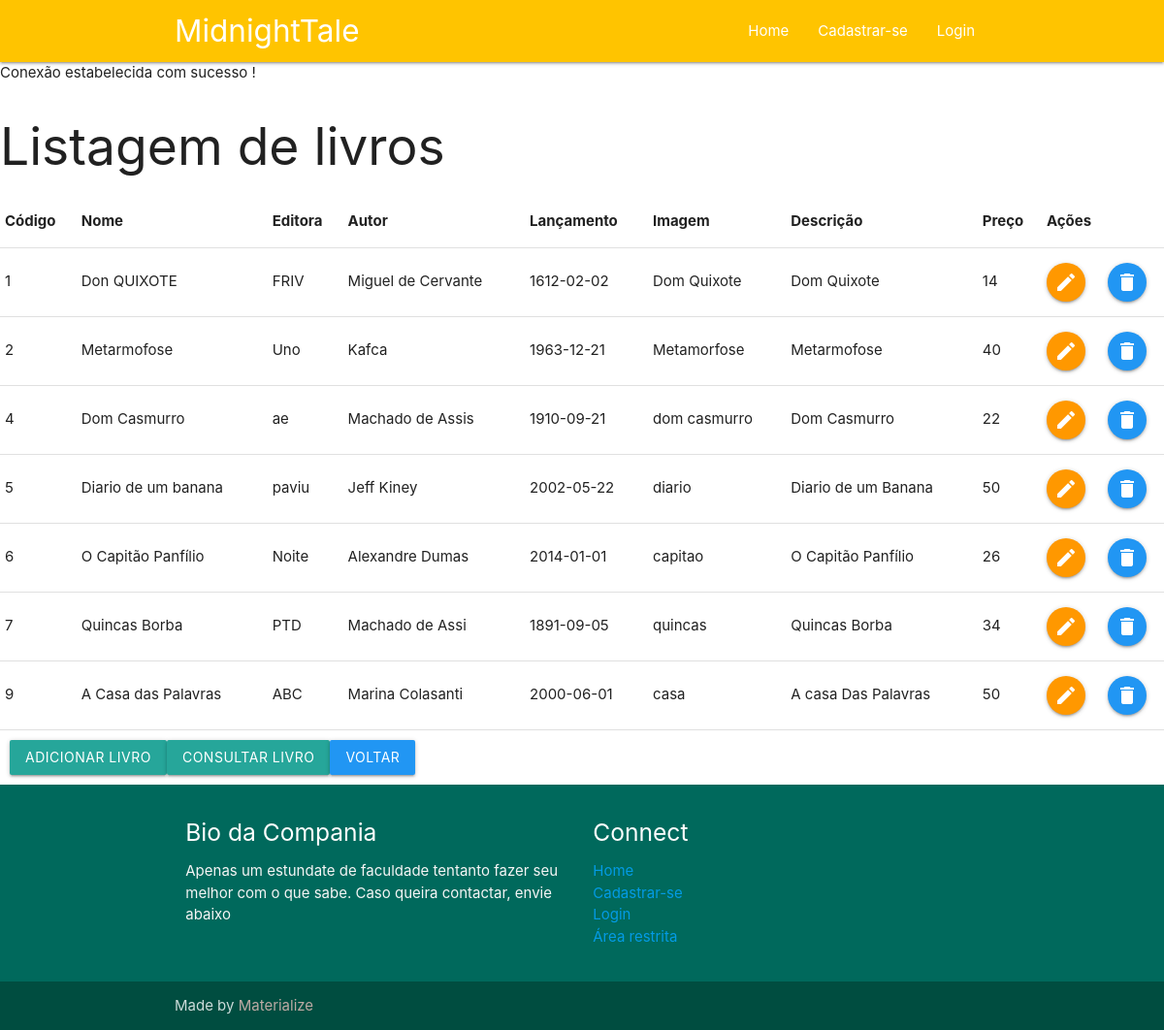
The page /lista.php on the database its author committed.
### tables this page shows
CREATE TABLE `tb_livros` (
  `livroId` int(11) NOT NULL,
  `livroNome` varchar(30) NOT NULL,
  `livroEdi` varchar(30) NOT NULL,
  `livroAut` varchar(30) NOT NULL,
  `livroDataLan` varchar(30) NOT NULL,
  `livroImg` varchar(30) DEFAULT NULL,
  `livroDescr` varchar(30) DEFAULT NULL,
  `livroPrec` varchar(30) DEFAULT NULL
);

### lista.php (the view, shortened to what this page needs)
<?php
include_once 'cabecalho.php';
include_once 'conf_meu.php';
$consulta = $conexao->prepare('Select * from tb_livros');
$consulta->execute();
?>
</head>
<body>
   <h2>Listagem de livros</h2>
   <table>
      <tr>
         <th>Código</th>
         <th>Nome</th>
         <th>Editora</th>
         <th>Autor</th>
         <th>Lançamento</th>
         <th>Imagem</th>
         <th>Descrição</th>
         <th>Preço</th>
         <th colspan="2">Ações</th>
      </tr>
      <?php
      while ($linha = $consulta->fetch(PDO::FETCH_ASSOC)) {
         echo "<tr><td>{$linha['livroId']}</td>";
         echo "<td>{$linha['livroNome']}</td>";
         echo "<td>{$linha['livroEdi']}</td>";
         echo "<td>{$linha['livroAut']}</td>";
         echo "<td>{$linha['livroDataLan']}</td>";
         echo "<td>{$linha['livroImg']}</td>";
         echo "<td>{$linha['livroDescr']}</td>";
         echo "<td>{$linha['livroPrec']}</td>";
         echo "<td><a href='alterar_livro_meu.php?id={$linha['livroId']}' class='btn-floating orange'><i class='material-icons'>edit</i></a></td>";
         echo "<td><a href='excluir_livro_meu.php?id={$linha['livroId']}' class='btn-floating blue'><i class='material-icons'>delete</i></a></td></tr>";
      }
      echo "</table>";
      echo '<div style="margin:10px;">';
      echo "<a href='form_cad_livro_meu.php' class='btn'>Adicionar Livro</a>";
      echo "<a href='consulta_livro.php' class='btn'>Consultar Livro</a>";
      echo "<a href='listar_func.php' class='btn blue'>Voltar</a>";
      echo "</div>";
      include_once "rodape.php";
      ?>

### rows shown on the page
tb_livros: livroId "1", livroNome "Don QUIXOTE", livroEdi "FRIV", livroAut "Miguel de Cervante", livroDataLan "1612-02-02", livroImg "Dom Quixote", livroDescr "Dom Quixote", livroPrec "14"
tb_livros: livroId "2", livroNome "Metarmofose", livroEdi "Uno", livroAut "Kafca", livroDataLan "1963-12-21", livroImg "Metamorfose", livroDescr "Metarmofose", livroPrec "40"
tb_livros: livroId "4", livroNome "Dom Casmurro", livroEdi "ae", livroAut "Machado de Assis", livroDataLan "1910-09-21", livroImg "dom casmurro", livroDescr "Dom Casmurro", livroPrec "22"
tb_livros: livroId "5", livroNome "Diario de um banana", livroEdi "paviu", livroAut "Jeff Kiney", livroDataLan "2002-05-22", livroImg "diario", livroDescr "Diario de um Banana", livroPrec "50"
tb_livros: livroId "6", livroNome "O Capitão Panfílio", livroEdi "Noite", livroAut "Alexandre Dumas", livroDataLan "2014-01-01", livroImg "capitao", livroDescr "O Capitão Panfílio", livroPrec "26"
tb_livros: livroId "7", livroNome "Quincas Borba", livroEdi "PTD", livroAut "Machado de Assi", livroDataLan "1891-09-05", livroImg "quincas", livroDescr "Quincas Borba", livroPrec "34"
tb_livros: livroId "9", livroNome "A Casa das Palavras", livroEdi "ABC", livroAut "Marina Colasanti", livroDataLan "2000-06-01", livroImg "casa", livroDescr "A casa Das Palavras", livroPrec "50"
